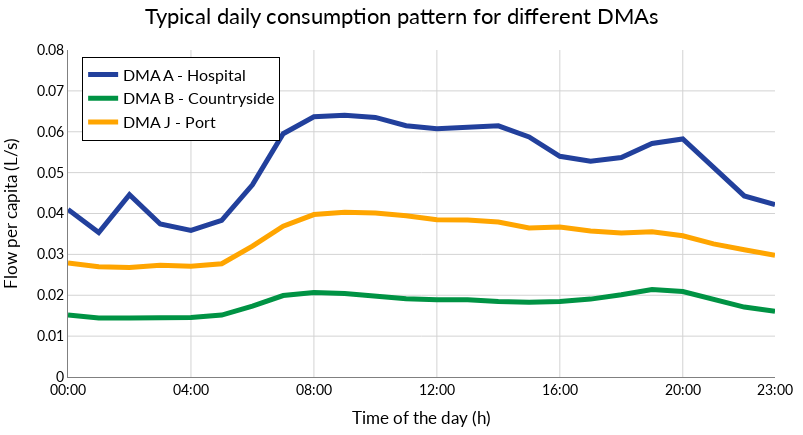

Notebook code for this chart:
### Markdown cell above
## Activity
Flow in special DMAs DMA A (hospital), DMA H city centre, DMA F (sport facilities), DMA J port

### Code cell
# Plot the average of the flow on DMA A and B (hospital vs countryside)

img__title = "Typical daily consumption pattern for different DMAs"
img__yaxis_title = "Flow per capita (L/s)"
img__yaxis_range = [0, 0.08]

dmas = ['DMA_A', 'DMA_B', 'DMA_J']
img__legend_labels = ["DMA A - Hospital", "DMA B - Countryside", "DMA J - Port"]
avg_flow = dmas_h_q[dmas].groupby(dmas_h_q.index.hour).mean()/dmas_characteristics.loc[dmas, 'population']

fig = go.Figure()
for d, dma in enumerate(dmas):
    fig.add_trace(go.Scatter(
        x=avg_flow.index,
        y=avg_flow[dma],
        mode='lines',
        line=dict(color= colors[d], width=img__line_width),
        name=img__legend_labels[d]
        )
    )

fix_layout(fig)
fig.update_xaxes(tickvals=[0, 4, 8, 12, 16, 20, 23], 
                 ticktext=['00:00', '04:00', '08:00', '12:00', '16:00', '20:00','23:00'])
fig.update_legends(x=0.02, y=0.98)
fig.show()

### Figure 1 — Plotly figure (JSON) as saved in the notebook; plotly's stock layout.template omitted (floating-point values rounded to 4 significant figures)
{"data": [{"line": {"color": "#22409C", "width": 5}, "mode": "lines", "name": "DMA A - Hospital", "type": "scatter", "x": [0, 1, 2, 3, 4, 5, 6, 7, 8, 9, 10, 11, 12, 13, 14, 15, 16, 17, 18, 19, 20, 21, 22, 23], "y": [0.041, 0.03536, 0.04459, 0.03743, 0.03584, 0.03834, 0.04701, 0.05952, 0.06366, 0.06404, 0.06351, 0.06149, 0.06075, 0.06108, 0.06144, 0.05873, 0.05399, 0.05276, 0.05371, 0.05712, 0.05825, 0.05129, 0.04431, 0.04216]}, {"line": {"color": "#009344", "width": 5}, "mode": "lines", "name": "DMA B - Countryside", "type": "scatter", "x": [0, 1, 2, 3, 4, 5, 6, 7, 8, 9, 10, 11, 12, 13, 14, 15, 16, 17, 18, 19, 20, 21, 22, 23], "y": [0.01519, 0.01445, 0.01443, 0.01443, 0.01457, 0.01515, 0.01732, 0.01992, 0.02064, 0.02041, 0.01967, 0.01912, 0.01892, 0.01888, 0.01849, 0.0183, 0.01848, 0.01905, 0.02012, 0.0214, 0.02091, 0.01897, 0.01711, 0.01605]}, {"line": {"color": "#FFA500", "width": 5}, "mode": "lines", "name": "DMA J - Port", "type": "scatter", "x": [0, 1, 2, 3, 4, 5, 6, 7, 8, 9, 10, 11, 12, 13, 14, 15, 16, 17, 18, 19, 20, 21, 22, 23], "y": [0.02791, 0.02698, 0.02681, 0.02737, 0.02712, 0.0277, 0.03202, 0.0369, 0.03974, 0.04031, 0.0401, 0.03944, 0.03847, 0.0384, 0.0379, 0.03647, 0.03668, 0.03574, 0.03521, 0.0355, 0.03457, 0.03256, 0.03113, 0.02977]}], "layout": {"font": {"color": "black", "family": "Lato", "size": 14}, "height": 435.8, "legend": {"bgcolor": "White", "bordercolor": "Black", "borderwidth": 1, "font": {"size": 16}, "groupclick": "toggleitem", "itemclick": "toggleothers", "itemdoubleclick": "toggle", "itemsizing": "trace", "orientation": "v", "tracegroupgap": 100, "traceorder": "normal", "x": 0.02, "xanchor": "left", "y": 0.98, "yanchor": "top"}, "margin": {"b": 10, "l": 10, "pad": 0, "r": 10, "t": 50}, "paper_bgcolor": "white", "plot_bgcolor": "white", "showlegend": true, "title": {"font": {"color": "black", "family": "Lato", "size": 22}, "text": "Typical daily consumption pattern for different DMAs", "x": 0.5, "xanchor": "center", "y": 0.98, "yanchor": "top"}, "width": 803.6, "xaxis": {"automargin": true, "gridcolor": "lightgrey", "linecolor": "grey", "linewidth": 1, "range": ["2021-08-13 00:00:00", "2021-08-17 00:00:00"], "showgrid": true, "showline": true, "ticktext": ["00:00", "04:00", "08:00", "12:00", "16:00", "20:00", "23:00"], "tickvals": [0, 4, 8, 12, 16, 20, 23], "title": {"text": "Time of the day (h)"}, "zerolinecolor": "black"}, "yaxis": {"automargin": true, "gridcolor": "lightgrey", "linecolor": "grey", "linewidth": 1, "range": [0, 0.08], "showgrid": true, "showline": true, "title": {"text": "Flow per capita (L/s)"}, "zerolinecolor": "black"}}}
